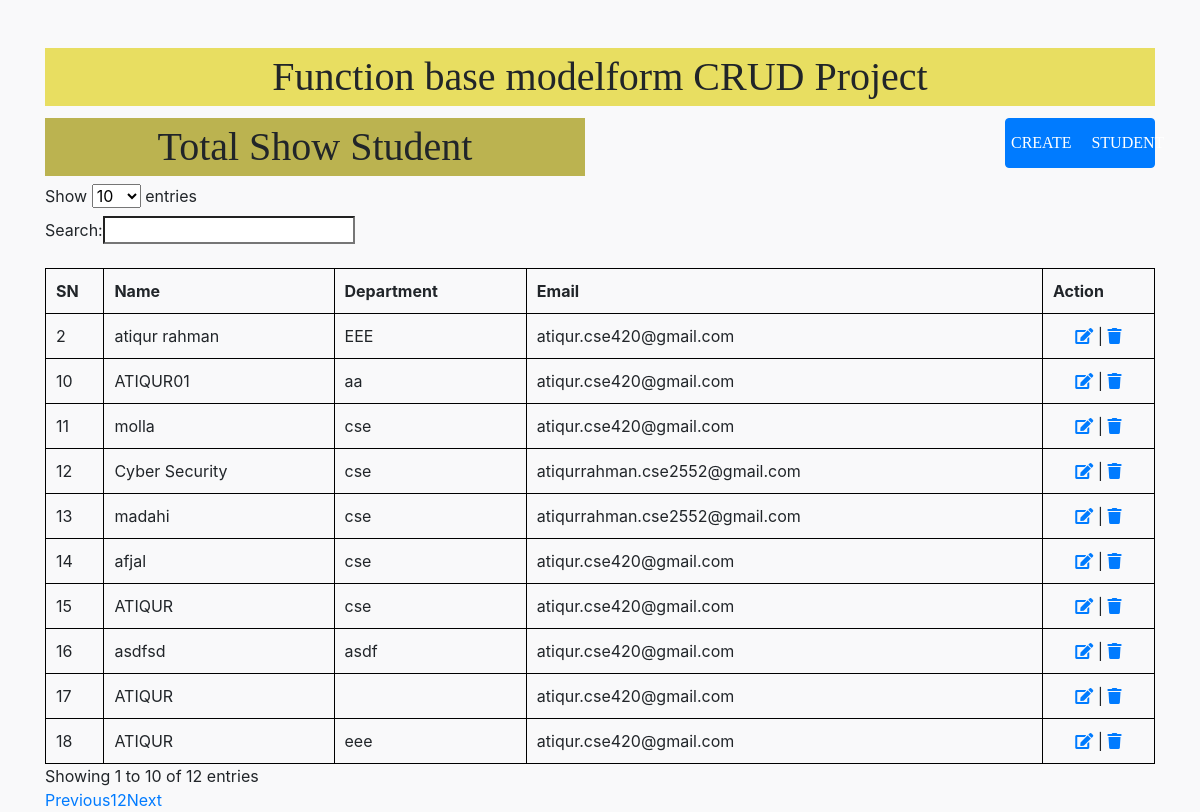
The page / on the database its author committed.
### crud_app/models.py (models this page shows, shortened)
class Student_store_model(models.Model):
    Name = models.CharField(max_length=150)
    Email = models.EmailField()
    Department = models.CharField(max_length=60)

### crud_app/views.py (the view, shortened to what this page needs)
# urls.py: path('',views.Homepage,name='homepage'),
def Homepage(request):
    total_student = Student_store_model.objects.all()
    query_data = {
        "total_Student": total_student
    }
    return render(request, 'index.html', query_data)

### templates/index.html (shortened to what this page needs)
<!doctype html>
{% load static %}
<html lang="en">
  <head>
      <link rel="stylesheet" href="https://pro.fontawesome.com/releases/v5.10.0/css/all.css"/>
    <link rel="stylesheet" href="{% static 'css/boostrap_style.css' %}">
    <link rel="stylesheet" href="{% static 'css/mystyle.css' %}">
  </head>
  <body>
  <div class="container">
      <div class="header_part mt-5">
          <h1> Function base modelform CRUD Project </h1>
      </div>
      <div class="row">
          <div class="col-md-6">
              <div class="header_second_part mt-1">
                  <h1> Total Show Student </h1>
              </div>
          </div>
          <div class="col-md-6">
              <div class="mt-1 d-flex flex-row-reverse">
                  <button class="btn btn-primary atiqur_button_create" data-toggle="modal" data-target="#create_student_model">Create student </button>
              </div>
          </div>
      </div>
      <div class="row">
          <div class="col-12">
              <table  style="width:100%" class="display mt-3" id="my_table">
                  {% csrf_token %}
                <thead>
                  <tr>
                      <th> SN </th>
                      <th> Name </th>
                      <th> Department </th>
                      <th> Email </th>
                      <th> Action </th>
                  </tr>
                   </thead>
                   <tbody>
              {% for p in total_Student %}
                  <tr>
                      <td> {{p.pk}} </td>
                      <td> {{p.Name}} </td>
                      <td> {{p.Department}} </td>
                      <td> {{p.Email}} </td>
                      <td class="text-center">
                          <a href="{% url 'edit' id=p.id %}"> <i class="fas fa-edit"></i></a>  |
                          <a href="{% url 'delete' id=p.id %}" onclick="return confirm('Are you sure delete?')"> <i class="fas fa-trash"></i></a>
                      </td>
                  </tr>
                   {%endfor%}
                  </tbody>
              </table>
          </div>
      </div>
  </div>
  </body>
</html>

### static/css/dataTables_min.css (style rules this page uses)
table.dataTable { width: 100%; margin: 0 auto; clear: both; border-collapse: separate; border-spacing: 0 }
table.dataTable thead th, table.dataTable tfoot th { font-weight: bold }
table.dataTable thead th, table.dataTable thead td { padding: 10px 18px; border-bottom: 1px solid #111 }
table.dataTable thead .sorting, table.dataTable thead .sorting_asc, table.dataTable thead .sorting_desc, table.dataTable thead .sorting_asc_disabled, table.dataTable thead .sorting_desc_disabled { cursor: pointer; *cursor: hand; background-repeat: no-repeat; background-position: center right }
table.dataTable thead .sorting { background-image: url("../images/sort_both.png") }
table.dataTable thead .sorting_asc { background-image: url("../images/sort_asc.png") }
table.dataTable tbody tr { background-color: #fff }
table.dataTable tbody th, table.dataTable tbody td { padding: 8px 10px }
table.dataTable.row-border tbody th, table.dataTable.row-border tbody td, table.dataTable.display tbody th, table.dataTable.display tbody td { border-top: 1px solid #ddd }
table.dataTable.row-border tbody tr:first-child th, table.dataTable.row-border tbody tr:first-child td, table.dataTable.display tbody tr:first-child th, table.dataTable.display tbody tr:first-child td { border-top: none }
table.dataTable.stripe tbody tr.odd, table.dataTable.display tbody tr.odd { background-color: #f9f9f9 }
table.dataTable.order-column tbody tr > .sorting_1, table.dataTable.order-column tbody tr > .sorting_2, table.dataTable.order-column tbody tr > .sorting_3, table.dataTable.display tbody tr > .sorting_1, table.dataTable.display tbody tr > .sorting_2, table.dataTable.display tbody tr > .sorting_3 { background-color: #fafafa }
table.dataTable.display tbody tr.odd > .sorting_1, table.dataTable.order-column.stripe tbody tr.odd > .sorting_1 { background-color: #f1f1f1 }
table.dataTable.display tbody tr.even > .sorting_1, table.dataTable.order-column.stripe tbody tr.even > .sorting_1 { background-color: #fafafa }
table.dataTable.no-footer { border-bottom: 1px solid #111 }
table.dataTable, table.dataTable th, table.dataTable td { box-sizing: content-box }

### static/css/mystyle.css (style rules this page uses)
* { padding: 0px; margin: 0px; }
body { background-color: #f9f9fa }
.header_part { background-color: #e8de61; }
.header_part h1 { text-align: center; padding: 5px 1px; font-family: serif; }
.header_second_part { background-color: #bbb350; }
.header_second_part h1 { text-align: center; padding: 5px 1px; font-family: serif; }
table, th, td { border: 1px solid black; border-collapse: collapse; padding: 10px; }
.atiqur_button_create { color: #fff; background-color: #007bff; border-color: #007bff; width: 150px; height: 50px; text-transform: uppercase; font-family: emoji; padding: 5px; }

### rows shown on the page
Student_store_model: pk "2", Name "atiqur rahman", Department "EEE", Email "atiqur.cse420@gmail.com"
Student_store_model: pk "10", Name "ATIQUR01", Department "aa", Email "atiqur.cse420@gmail.com"
Student_store_model: pk "11", Name "molla", Department "cse", Email "atiqur.cse420@gmail.com"
Student_store_model: pk "12", Name "Cyber Security", Department "cse", Email "atiqurrahman.cse2552@gmail.com"
Student_store_model: pk "13", Name "madahi", Department "cse", Email "atiqurrahman.cse2552@gmail.com"
Student_store_model: pk "14", Name "afjal", Department "cse", Email "atiqur.cse420@gmail.com"
Student_store_model: pk "15", Name "ATIQUR", Department "cse", Email "atiqur.cse420@gmail.com"
Student_store_model: pk "16", Name "asdfsd", Department "asdf", Email "atiqur.cse420@gmail.com"
Student_store_model: pk "17", Name "ATIQUR", Email "atiqur.cse420@gmail.com"
Student_store_model: pk "18", Name "ATIQUR", Department "eee", Email "atiqur.cse420@gmail.com"
